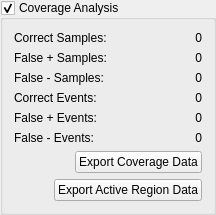
              <widget class="QGroupBox" name="groupBox_eventCoverage">
               <property name="toolTip">
                <string>Shows how closely the activity detector matches annotated events</string>
               </property>
               <property name="title">
                <string>Coverage Analysis</string>
               </property>
               <property name="checkable">
                <bool>true</bool>
               </property>
               <layout class="QVBoxLayout" name="verticalLayout_3">
                <item>
                 <layout class="QFormLayout" name="formLayout_9">
                  <item row="0" column="0">
                   <widget class="QLabel" name="label_34">
                    <property name="text">
                     <string>Correct Samples:</string>
                    </property>
                   </widget>
                  </item>
                  <item row="0" column="1">
                   <widget class="QLabel" name="label_correctsamples">
                    <property name="text">
                     <string>0</string>
                    </property>
                    <property name="alignment">
                     <set>Qt::AlignRight|Qt::AlignTrailing|Qt::AlignVCenter</set>
                    </property>
                   </widget>
                  </item>
                  <item row="1" column="0">
                   <widget class="QLabel" name="label_37">
                    <property name="text">
                     <string>False + Samples:</string>
                    </property>
                   </widget>
                  </item>
                  <item row="1" column="1">
                   <widget class="QLabel" name="label_falsepsamples">
                    <property name="text">
                     <string>0</string>
                    </property>
                    <property name="alignment">
                     <set>Qt::AlignRight|Qt::AlignTrailing|Qt::AlignVCenter</set>
                    </property>
                   </widget>
                  </item>
                  <item row="2" column="0">
                   <widget class="QLabel" name="label_38">
                    <property name="text">
                     <string>False - Samples:</string>
                    </property>
                   </widget>
                  </item>
                  <item row="2" column="1">
                   <widget class="QLabel" name="label_falsensamples">
                    <property name="text">
                     <string>0</string>
                    </property>
                    <property name="alignment">
                     <set>Qt::AlignRight|Qt::AlignTrailing|Qt::AlignVCenter</set>
                    </property>
                   </widget>
                  </item>
                  <item row="3" column="0">
                   <widget class="QLabel" name="label_39">
                    <property name="text">
                     <string>Correct Events:</string>
                    </property>
                   </widget>
                  </item>
                  <item row="3" column="1">
                   <widget class="QLabel" name="label_correctevents">
                    <property name="text">
                     <string>0</string>
                    </property>
                    <property name="alignment">
                     <set>Qt::AlignRight|Qt::AlignTrailing|Qt::AlignVCenter</set>
                    </property>
                   </widget>
                  </item>
                  <item row="5" column="0">
                   <widget class="QLabel" name="label_40">
                    <property name="text">
                     <string>False - Events:</string>
                    </property>
                   </widget>
                  </item>
                  <item row="5" column="1">
                   <widget class="QLabel" name="label_falsenevents">
                    <property name="text">
                     <string>0</string>
                    </property>
                    <property name="alignment">
                     <set>Qt::AlignRight|Qt::AlignTrailing|Qt::AlignVCenter</set>
                    </property>
                   </widget>
                  </item>
                  <item row="4" column="0">
                   <widget class="QLabel" name="label_36">
                    <property name="text">
                     <string>False + Events:</string>
                    </property>
                   </widget>
                  </item>
                  <item row="4" column="1">
                   <widget class="QLabel" name="label_falsepevents">
                    <property name="text">
                     <string>0</string>
                    </property>
                    <property name="alignment">
                     <set>Qt::AlignRight|Qt::AlignTrailing|Qt::AlignVCenter</set>
                    </property>
                   </widget>
                  </item>
                 </layout>
                </item>
                <item>
                 <layout class="QHBoxLayout" name="horizontalLayout_20">
                  <item>
                   <spacer name="horizontalSpacer_17">
                    <property name="orientation">
                     <enum>Qt::Horizontal</enum>
                    </property>
                    <property name="sizeHint" stdset="0">
                     <size>
                      <width>40</width>
                      <height>20</height>
                     </size>
                    </property>
                   </spacer>
                  </item>
                  <item>
                   <widget class="QPushButton" name="button_exportcoverage">
                    <property name="toolTip">
                     <string>&lt;html&gt;&lt;head/&gt;&lt;body&gt;&lt;p&gt;Export CSV file containing a list of video-annotated events and their coverage data within the specified time range.&lt;/p&gt;&lt;/body&gt;&lt;/html&gt;</string>
                    </property>
                    <property name="text">
                     <string>Export Coverage Data</string>
                    </property>
                   </widget>
                  </item>
                 </layout>
                </item>
                <item>
                 <layout class="QHBoxLayout" name="horizontalLayout_19">
                  <item>
                   <spacer name="horizontalSpacer_18">
                    <property name="orientation">
                     <enum>Qt::Horizontal</enum>
                    </property>
                    <property name="sizeHint" stdset="0">
                     <size>
                      <width>40</width>
                      <height>20</height>
                     </size>
                    </property>
                   </spacer>
                  </item>
                  <item>
                   <widget class="QPushButton" name="button_exportactive">
                    <property name="toolTip">
                     <string>Export CSV file containing a list of simulated active regions and their correctness within the specified time range.</string>
                    </property>
                    <property name="text">
                     <string>Export Active Region Data</string>
                    </property>
                   </widget>
                  </item>
                 </layout>
                </item>
               </layout>
              </widget>
